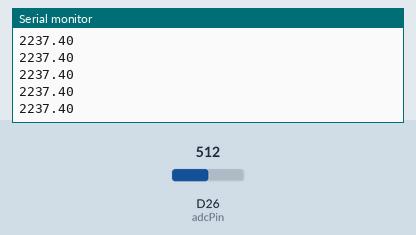
Simulated run of this sketch. Board: Arduino Due. On the bench: the last lines printed to the serial monitor. Inputs (shaded band) come from the test bench; at power-on: D26 (adcPin) = 512 (analog values on the 0–1023 scale).

Above: at 1.2 s.
1.3 s: D26 (adcPin) set to 716
At 2.2 s:
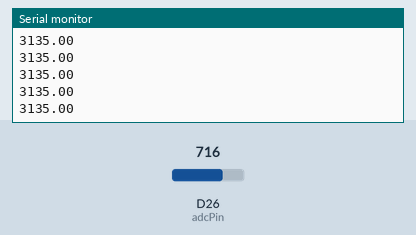
2.8 s: D26 (adcPin) set to 900
At 3.7 s:
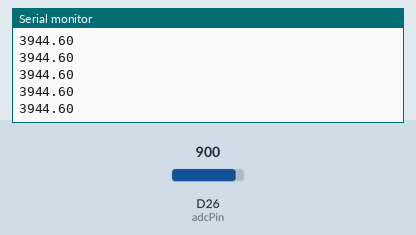
Timing chart, 0 to 5.8 s (numbered marks = the images above; inputs shaded):
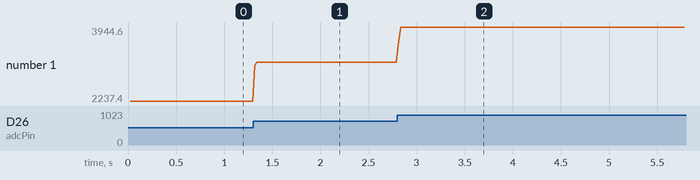

Measured:
- after the input at 1.3 s, the serial monitor: prints a new line at once (image 1)
- after the input at 2.8 s, the serial monitor: prints a new line at once (image 2)
- plotted number 1: 2237.4 → 3135 after the input at 1.3 s, 3135 → 3944.6 after the input at 2.8 s

The sketch:

Zarvan_EPS_CURRsensewithDSP.ino.ino
```cpp
#define NUM_SAMPLES 20  // Number of samples to read
#define TRIM_AMOUNT 5  // Number of elements to trim from both ends

int adcPin = 26; // Define the analog pin to read from
int samples[NUM_SAMPLES]; // Array to store samples
float current;

void setup() {
  analogReadResolution(12);

  Serial.begin(9600); // Start serial communication
}

void loop() {
  // Read NUM_SAMPLES samples from the ADC
  for (int i = 0; i < NUM_SAMPLES; i++) {
    samples[i] = analogRead(adcPin);
    delay(1); // Small delay between readings
  }

  // Calculate the trimmed mean
  float trimmedMean = calculateTrimmedMean(samples, NUM_SAMPLES, TRIM_AMOUNT);

  current = trimmedMean;
  current = current-14;
  current = current*1.1;

  Serial.println(current);
  // Delay for a short period before the next reading
}

float calculateTrimmedMean(int *data, int size, int trimAmount) {
  // Sort the array
  for (int i = 0; i < size - 1; i++) {
    for (int j = i + 1; j < size; j++) {
      if (data[i] > data[j]) {
        int temp = data[i];
        data[i] = data[j];
        data[j] = temp;
      }
    }
  }

  // Calculate the sum of the trimmed data
  int sum = 0;
  for (int i = trimAmount; i < size - trimAmount; i++) {
    sum += data[i];
  }

  // Calculate the mean of the trimmed data
  float trimmedMean = (float)sum / (size - 2 * trimAmount);

  return trimmedMean;
}
```
